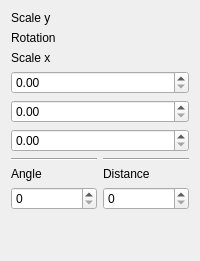
       <widget class="QWidget" name="ToolsLight">
        <attribute name="title">
         <string>light</string>
        </attribute>
        <layout class="QVBoxLayout" name="verticalLayout_14">
         <item>
          <widget class="QLabel" name="label_9">
           <property name="text">
            <string>Scale y</string>
           </property>
          </widget>
         </item>
         <item>
          <widget class="QLabel" name="label_10">
           <property name="text">
            <string>Rotation</string>
           </property>
          </widget>
         </item>
         <item>
          <widget class="QLabel" name="label_8">
           <property name="text">
            <string>Scale x</string>
           </property>
          </widget>
         </item>
         <item>
          <widget class="QDoubleSpinBox" name="doubleSpinBox_2"/>
         </item>
         <item>
          <widget class="QDoubleSpinBox" name="doubleSpinBox_3"/>
         </item>
         <item>
          <widget class="QDoubleSpinBox" name="doubleSpinBox"/>
         </item>
         <item>
          <layout class="QGridLayout" name="gridLayout_7">
           <item row="2" column="0">
            <widget class="QSpinBox" name="spinBox"/>
           </item>
           <item row="1" column="1">
            <widget class="QLabel" name="label_13">
             <property name="text">
              <string>Distance</string>
             </property>
            </widget>
           </item>
           <item row="2" column="1">
            <widget class="QSpinBox" name="spinBox_2"/>
           </item>
           <item row="0" column="1">
            <widget class="Line" name="line_2">
             <property name="orientation">
              <enum>Qt::Orientation::Horizontal</enum>
             </property>
            </widget>
           </item>
           <item row="1" column="0">
            <widget class="QLabel" name="label_12">
             <property name="text">
              <string>Angle</string>
             </property>
            </widget>
           </item>
           <item row="0" column="0">
            <widget class="Line" name="line">
             <property name="orientation">
              <enum>Qt::Orientation::Horizontal</enum>
             </property>
            </widget>
           </item>
          </layout>
         </item>
         <item>
          <spacer name="verticalSpacer_5">
           <property name="orientation">
            <enum>Qt::Orientation::Vertical</enum>
           </property>
           <property name="sizeHint" stdset="0">
            <size>
             <width>20</width>
             <height>40</height>
            </size>
           </property>
          </spacer>
         </item>
        </layout>
       </widget>
